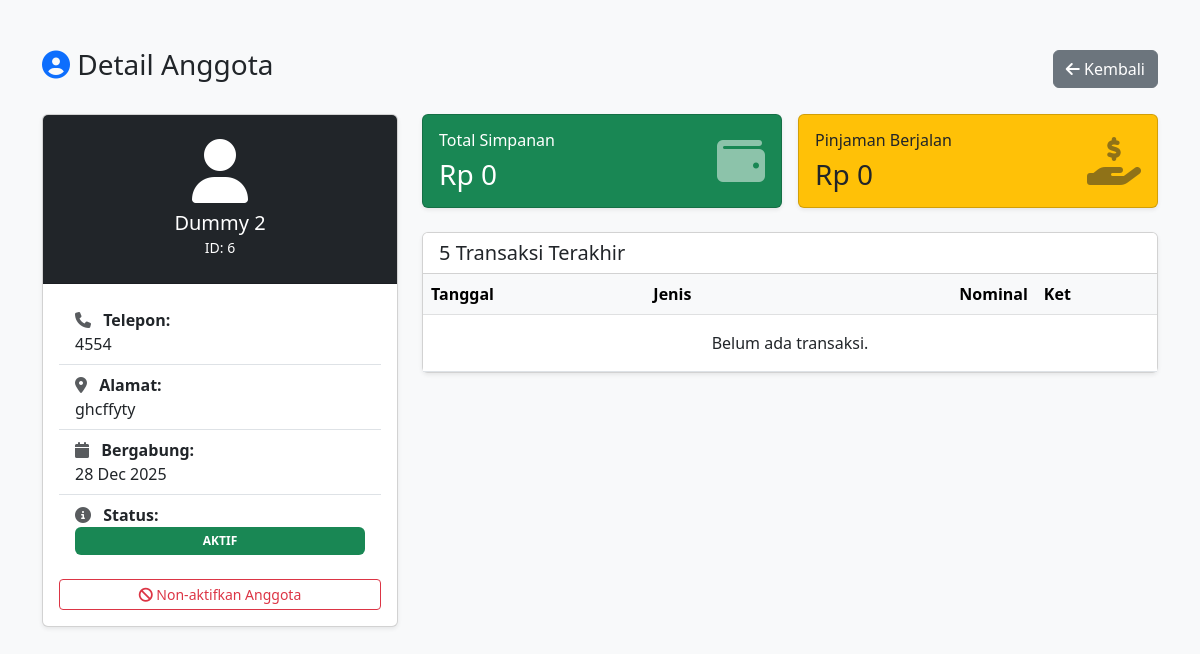
Screenshot of /anggota_detail.php?id=6 (signed in) with the database file from the repository.
### tables this page shows
CREATE TABLE `members` (
  `id` int(11) NOT NULL,
  `name` varchar(100) DEFAULT NULL,
  `address` text DEFAULT NULL,
  `phone` varchar(15) DEFAULT NULL,
  `status` enum('Active','Inactive') DEFAULT 'Active',
  `joined_date` date DEFAULT NULL
);

### anggota_detail.php (the view, shortened to what this page needs)
<?php
include 'config.php';
$id = $_GET['id'];
$stmt = $conn->prepare("SELECT * FROM members WHERE id = ?");
$stmt->bind_param("i", $id);
$stmt->execute();
$member = $stmt->get_result()->fetch_assoc();
$save_in = $conn->query("SELECT SUM(amount) as total FROM transactions WHERE member_id=$id AND type='saving_in'")->fetch_assoc()['total'] ?? 0;
$save_out = $conn->query("SELECT SUM(amount) as total FROM transactions WHERE member_id=$id AND type='saving_out'")->fetch_assoc()['total'] ?? 0;
$total_savings = $save_in - $save_out;
$loan_out = $conn->query("SELECT SUM(amount) as total FROM transactions WHERE member_id=$id AND type='loan_out'")->fetch_assoc()['total'] ?? 0;
$loan_pay = $conn->query("SELECT SUM(amount) as total FROM transactions WHERE member_id=$id AND type='loan_pay'")->fetch_assoc()['total'] ?? 0;
$current_loan = $loan_out - $loan_pay;
$trans_sql = "SELECT * FROM transactions WHERE member_id=$id ORDER BY trans_date DESC LIMIT 5";
$history = $conn->query($trans_sql);
?>
<!DOCTYPE html>
<html lang="id">
<head>
    <link href="https://cdn.jsdelivr.net/npm/bootstrap@5.3.0/dist/css/bootstrap.min.css" rel="stylesheet">
    <link rel="stylesheet" href="https://cdnjs.cloudflare.com/ajax/libs/font-awesome/6.4.0/css/all.min.css">
</head>
<body class="bg-light">
<div class="container mt-5 mb-5">
    <div class="d-flex justify-content-between align-items-center mb-4">
        <h3><i class="fas fa-user-circle text-primary"></i> Detail Anggota</h3>
        <a href="anggota.php" class="btn btn-secondary"><i class="fas fa-arrow-left"></i> Kembali</a>
    </div>
    <div class="row">
        <div class="col-md-4">
            <div class="card shadow-sm mb-4">
                <div class="card-header bg-dark text-white text-center py-4">
                    <i class="fas fa-user fa-4x mb-2"></i>
                    <h5 class="mb-0"><?php echo $member['name']; ?></h5>
                    <small>ID: <?php echo $member['id']; ?></small>
                </div>
                <div class="card-body">
                    <ul class="list-group list-group-flush mb-3">
                        <li class="list-group-item">
                            <strong><i class="fas fa-phone me-2 text-muted"></i> Telepon:</strong><br>
                            <?php echo $member['phone'] ? $member['phone'] : '-'; ?>
                        </li>
                        <li class="list-group-item">
                            <strong><i class="fas fa-map-marker-alt me-2 text-muted"></i> Alamat:</strong><br>
                            <?php echo $member['address'] ? $member['address'] : '-'; ?>
                        </li>
                        <li class="list-group-item">
                            <strong><i class="fas fa-calendar me-2 text-muted"></i> Bergabung:</strong><br>
                            <?php echo date('d M Y', strtotime($member['joined_date'])); ?>
                        </li>
                        <li class="list-group-item">
                            <strong><i class="fas fa-info-circle me-2 text-muted"></i> Status:</strong><br>
                            <?php if($member['status'] == 'Active'): ?>
                                <span class="badge bg-success w-100 py-2">AKTIF</span>
                            <?php else: ?>
                                <span class="badge bg-danger w-100 py-2">NON-AKTIF</span>
                            <?php endif; ?>
                        </li>
                    </ul>
                    <div class="d-grid">
                        <?php if($member['status'] == 'Active'): ?>
                            <a href="anggota_detail.php?id=<?php echo $id; ?>&action=toggle_status"
                               class="btn btn-outline-danger btn-sm"
                               onclick="return confirm('Yakin ingin menonaktifkan anggota ini?');">
                                <i class="fas fa-ban"></i> Non-aktifkan Anggota
                            </a>
                        <?php endif; ?>
                    </div>
                </div>
            </div>
        </div>
        <div class="col-md-8">
            <div class="row g-3 mb-4">
                <div class="col-md-6">
                    <div class="card bg-success text-white shadow-sm h-100">
                        <div class="card-body">
                            <div class="d-flex justify-content-between align-items-center">
                                <div>
                                    <h6 class="card-title">Total Simpanan</h6>
                                    <h3 class="mb-0">Rp <?php echo number_format($total_savings, 0, ',', '.'); ?></h3>
                                </div>
                                <i class="fas fa-wallet fa-3x opacity-50"></i>
                            </div>
                        </div>
                    </div>
                </div>
                <div class="col-md-6">
                    <div class="card bg-warning text-dark shadow-sm h-100">
                        <div class="card-body">
                            <div class="d-flex justify-content-between align-items-center">
                                <div>
                                    <h6 class="card-title">Pinjaman Berjalan</h6>
                                    <h3 class="mb-0">Rp <?php echo number_format($current_loan, 0, ',', '.'); ?></h3>
                                </div>
                                <i class="fas fa-hand-holding-usd fa-3x opacity-50"></i>
                            </div>
                        </div>
                    </div>
                </div>
            </div>
            <div class="card shadow-sm">
                <div class="card-header bg-white">
                    <h5 class="mb-0">5 Transaksi Terakhir</h5>
                </div>
                <div class="table-responsive">
                    <table class="table table-hover mb-0 align-middle">
                        <thead class="table-light">
                            <tr>
                                <th>Tanggal</th>
                                <th>Jenis</th>
                                <th class="text-end">Nominal</th>
                                <th>Ket</th>
                            </tr>
                        </thead>
                        <tbody>
                            <?php if ($history->num_rows > 0): ?>
                                <?php while($t = $history->fetch_assoc()): ?>
                                <tr>
                                    <td><?php echo date('d/m/Y', strtotime($t['trans_date'])); ?></td>
                                    <td>
                                        <?php
                                        $type = $t['type'];
                                        if($type == 'saving_in') echo '<span class="badge bg-success">Simpanan Masuk</span>';
                                        elseif($type == 'saving_out') echo '<span class="badge bg-danger">Penarikan</span>';
                                        elseif($type == 'loan_out') echo '<span class="badge bg-warning text-dark">Pinjaman</span>';
                                        elseif($type == 'loan_pay') echo '<span class="badge bg-info">Bayar Cicilan</span>';
                                        ?>
                                    </td>
                                    <td class="text-end fw-bold">
                                        Rp <?php echo number_format($t['amount'], 0, ',', '.'); ?>
                                    </td>
                                    <td class="small text-muted"><?php echo $t['description']; ?></td>
                                </tr>
                                <?php endwhile; ?>
                            <?php else: ?>
                                <tr><td colspan="4" class="text-center py-3">Belum ada transaksi.</td></tr>
                            <?php endif; ?>
                        </tbody>
                    </table>
                </div>
            </div>
        </div>
    </div>
</div>
</body>
</html>

### rows the page displays
members: name "Dummy 2", id "6", phone "4554", address "ghcffyty", joined_date "28 Dec 2025"

### other values shown
$total_savings "0"
$current_loan "0"
